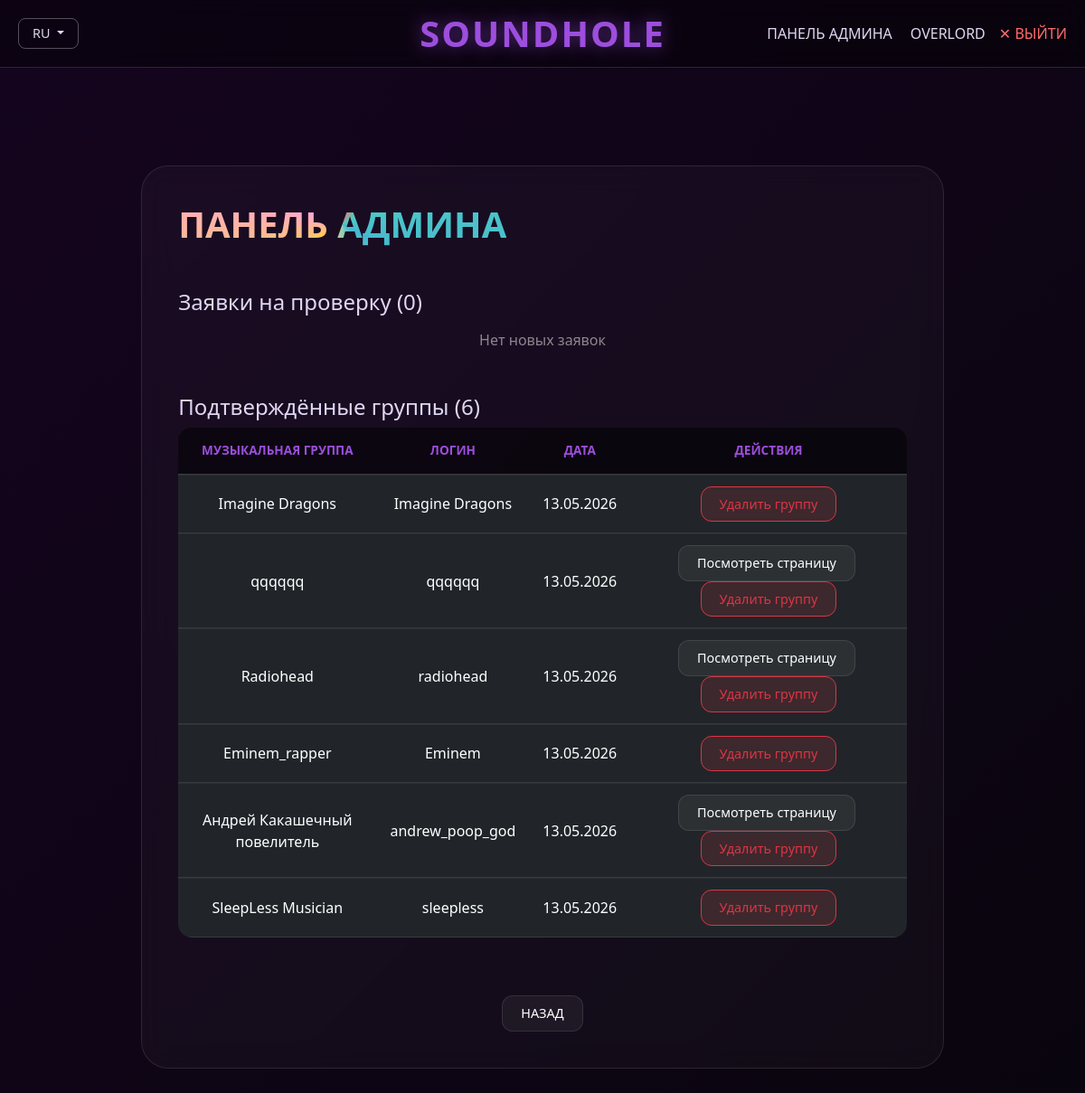
The page /developers (signed in) on the database its author committed.
### backend/database/models/users_model.py (models this page shows, shortened)
class UserModel(SqlAlchemyBase):
    __tablename__ = 'users'
    id = sqlalchemy.Column(
        sqlalchemy.Integer, primary_key=True, autoincrement=True)
    username = sqlalchemy.Column(
        sqlalchemy.String, index=True, unique=True, nullable=True)
    name = sqlalchemy.Column(sqlalchemy.String, nullable=True)
    about = sqlalchemy.Column(sqlalchemy.String, nullable=True)
    email = sqlalchemy.Column(
        sqlalchemy.String, index=True, unique=True, nullable=True)
    role = sqlalchemy.Column(sqlalchemy.String, default='user')
    funds = sqlalchemy.Column(sqlalchemy.Integer, default=0)
    inn = sqlalchemy.Column(sqlalchemy.String, nullable=True)
    rkn_number = sqlalchemy.Column(sqlalchemy.String, nullable=True)
    docs_path = sqlalchemy.Column(sqlalchemy.String, nullable=True)
    rep_name = sqlalchemy.Column(sqlalchemy.String, nullable=True)
    rep_email = sqlalchemy.Column(sqlalchemy.String, nullable=True)
    status = sqlalchemy.Column(sqlalchemy.String, default='active')
    hashed_password = sqlalchemy.Column(sqlalchemy.String, nullable=True)
    created_date = sqlalchemy.Column(
        sqlalchemy.DateTime, default=datetime.datetime.now)
    band_page = orm.relationship(
        "BandPageModel", back_populates='band', uselist=False)

### app.py (the view)
@app.route('/developers')
def developers():
    ip = get_client_ip()
    if 'user' not in session or session.get('role') != 'admin':
        logger.warning(f"IP: {ip} - попытка доступа к /developers без прав")
        flash("Доступ только для разработчиков", "warning")
        return redirect(url_for('index'))
    db_sess = db_session.create_session()
    from sqlalchemy.orm import joinedload
    pending_bands = db_sess.query(UserModel).options(
        joinedload(UserModel.band_page)
    ).filter(
        UserModel.role == 'band',
        UserModel.status == 'pending'
    ).all()
    approved_bands = db_sess.query(UserModel).options(
        joinedload(UserModel.band_page)
    ).filter(
        UserModel.role == 'band',
        UserModel.status == 'active'
    ).all()
    db_sess.close()
    logger.info(f"IP: {ip} - просмотр панели разработчика")
    return render_template('developers.html',
                           pending_bands=pending_bands,
                           approved_bands=approved_bands)

### app.py (called while the page is built)
def get_client_ip():
    if request.headers.get('X-Forwarded-For'):
        return request.headers.get('X-Forwarded-For').split(',')[0]
    return request.remote_addr

@app.before_request
def log_request():
    ip = get_client_ip()
    logger.info(f"IP: {ip} - {request.method} {request.path}")

@app.context_processor
def inject_vars():
    lang = session.get('lang', 'ru')
    return dict(txt=TRANSLATIONS.get(lang, TRANSLATIONS['ru']), current_lang=lang)

### backend/database/db_session.py (called while the page is built)
def create_session() -> Session:
    global __factory
    return __factory()

### templates/developers.html
{% extends 'base.html' %}
{% block content %}
<div class="container mt-5">
    <div class="row justify-content-center">
        <div class="col-md-10">
            <div class="custom-card">
                <h2 class="gradient-title text-center mb-4">{{ txt.admin_panel }}</h2>
                <h4 class="text-primary-purple mt-4">{{ txt.pending_apps }} ({{ pending_bands|length }})</h4>
                {% if pending_bands %}
                <div class="table-responsive">
                    <table class="table table-dark table-hover text-center align-middle">
                        <thead>
                            <tr>
                                <th>{{ txt.band }}</th>
                                <th>{{ txt.login_col }}</th>
                                <th>{{ txt.inn }}</th>
                                <th>{{ txt.rkn }}</th>
                                <th>{{ txt.rep_name }}</th>
                                <th>{{ txt.docs }}</th>
                                <th>{{ txt.actions }}</th>
                            </tr>
                        </thead>
                        <tbody>
                            {% for band in pending_bands %}
                            <tr>
                                <td>{{ band.name }}</td>
                                <td>{{ band.username }}</td>
                                <td>{{ band.inn or '-' }}</td>
                                <td>{{ band.rkn_number or '-' }}</td>
                                <td>{{ band.rep_name or '-' }}</td>
                                <td>
                                    {% if band.docs_path %}
                                    <a href="{{ url_for('download_doc', user_id=band.id) }}" class="btn-back btn-sm">⬇️ {{ txt.docs }}</a>
                                    {% else %}-{% endif %}
                                </td>
                                <td>
                                    <a href="{{ url_for('approve_band', band_id=band.id) }}" class="btn btn-sm btn-success me-1">✓</a>
                                    <a href="{{ url_for('reject_band', band_id=band.id) }}" class="btn btn-sm btn-danger">✕</a>
                                </td>
                            </tr>
                            {% endfor %}
                        </tbody>
                    </table>
                </div>
                {% else %}
                <p class="text-center text-white-50 mt-3">{{ txt.no_pending }}</p>
                {% endif %}
                <h4 class="text-primary-purple mt-5">{{ txt.approved_bands }} ({{ approved_bands|length }})</h4>
                {% if approved_bands %}
                <div class="table-responsive">
                    <table class="table table-dark table-hover text-center align-middle">
                        <thead>
                            <tr>
                                <th>{{ txt.band }}</th>
                                <th>{{ txt.login_col }}</th>
                                <th>{{ txt.date }}</th>
                                <th>{{ txt.actions }}</th>
                            </tr>
                        </thead>
                        <tbody>
                            {% for band in approved_bands %}
                            <tr>
                                <td>{{ band.name }}</td>
                                <td>{{ band.username }}</td>
                                <td>{{ band.created_date.strftime('%d.%m.%Y') if band.created_date else '-' }}</td>
                                <td>
                                    {% if band.band_page %}
                                    <a href="{{ url_for('view_band_page', page_id=band.band_page.id) }}" class="btn-back btn-sm me-1">{{ txt.view_page }}</a>
                                    {% endif %}
                                    <a href="{{ url_for('delete_band', band_id=band.id) }}" class="btn-back btn-sm" style="background: rgba(220, 53, 69, 0.15); border-color: #dc3545; color: #dc3545;" onclick="return confirm('{{ txt.confirm_delete }}')">{{ txt.delete_band }}</a>
                                </td>
                            </tr>
                            {% endfor %}
                        </tbody>
                    </table>
                </div>
                {% else %}
                <p class="text-center text-white-50 mt-3">{{ txt.no_approved }}</p>
                {% endif %}
                <div class="text-center mt-5">
                    <a href="{{ url_for('index') }}" class="btn-back">{{ txt.back }}</a>
                </div>
            </div>
        </div>
    </div>
</div>
{% endblock %}

### static/css/style.css (style rules this page uses)
:root { --primary-purple: #9d4edd; --light-purple: #c77dff; --neon-blue: #00fffb; --bg-dark: #020205; --text-main: #e0d7f2; --glass-bg: rgba(255, 255, 255, 0.03); --glass-border: rgba(255, 255, 255, 0.1); }
* { box-sizing: border-box; }
body { margin: 0; min-height: 100vh; font-family: 'Segoe UI', sans-serif; background: linear-gradient(-45deg, #020205, #0d051a, #050508, #15051f); background-size: 400% 400%; animation: gradientBG 20s ease infinite; color: var(--text-main); overflow-x: hidden; }
.container { width: 100%; max-width: 1100px; padding: 0 15px; margin: 0 auto; }
.btn-back { background: rgba(255, 255, 255, 0.05); color: white; padding: 8px 20px; border-radius: 12px; text-decoration: none; border: 1px solid rgba(255, 255, 255, 0.1); transition: 0.3s; display: inline-block; white-space: nowrap; font-size: 0.9rem; }
.custom-card { background: var(--glass-bg); backdrop-filter: blur(15px); border: 1px solid var(--glass-border); border-radius: 30px; padding: 40px; }
.gradient-title { font-size: 2.5rem; font-weight: 900; text-transform: uppercase; background: conic-gradient(from 0deg, #ff6b6b, #4ecdc4, #45b7d1, #96ceb4, #feca57, #ff9ff3, #ff6b6b); -webkit-background-clip: text; background-clip: text; color: transparent; animation: rotate-text 4s linear infinite; display: inline-block; }
.table-dark { background: rgba(0, 0, 0, 0.4); border-radius: 15px; overflow: hidden; color: var(--text-main); border-collapse: separate; border-spacing: 0; }
.table-dark th { color: var(--primary-purple); font-weight: 700; text-transform: uppercase; font-size: 0.85rem; background: rgba(0, 0, 0, 0.2); padding: 15px; }
.table-dark td { vertical-align: middle; padding: 12px 15px; border-top: 1px solid rgba(255, 255, 255, 0.05); }
.text-white-50 { color: rgba(255, 255, 255, 0.5) !important; }
.text-center { text-align: center !important; }
.mb-4 { margin-bottom: 1.5rem !important; }
.mt-3 { margin-top: 1rem !important; }
.mt-4 { margin-top: 1.5rem !important; }
.mt-5 { margin-top: 3rem !important; }

### rows shown on the page
UserModel: name "Imagine Dragons", username "Imagine Dragons", created_date "13.05.2026", delete_band "Удалить группу"
UserModel: name "qqqqqq", username "qqqqqq", created_date "13.05.2026", view_page "Посмотреть страницу", delete_band "Удалить группу"
UserModel: name "Radiohead", username "radiohead", created_date "13.05.2026", view_page "Посмотреть страницу", delete_band "Удалить группу"
UserModel: name "Eminem_rapper", username "Eminem", created_date "13.05.2026", delete_band "Удалить группу"
UserModel: name "Андрей Какашечный повелитель", username "andrew_poop_god", created_date "13.05.2026", view_page "Посмотреть страницу", delete_band "Удалить группу"
UserModel: name "SleepLess Musician", username "sleepless", created_date "13.05.2026", delete_band "Удалить группу"

### other values the page prints
{{ current_lang|upper }} "RU"
{{ txt.admin_panel }} "ПАНЕЛЬ АДМИНА"
{{ session['display_name'] }} "OVERLORD"
{{ txt.logout }} "ВЫЙТИ"
{{ txt.pending_apps }} "Заявки на проверку"
{{ pending_bands|length }} "0"
{{ txt.no_pending }} "Нет новых заявок"
{{ txt.approved_bands }} "Подтверждённые группы"
{{ approved_bands|length }} "6"
{{ txt.band }} "МУЗЫКАЛЬНАЯ ГРУППА"
{{ txt.login_col }} "ЛОГИН"
{{ txt.date }} "ДАТА"
{{ txt.actions }} "ДЕЙСТВИЯ"
{{ txt.back }} "НАЗАД"
